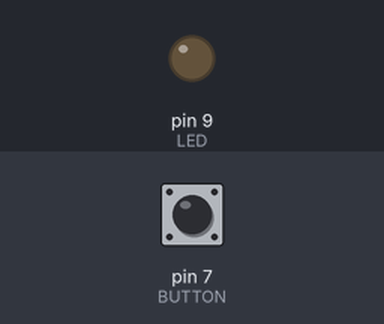
The sketch below on a simulated Arduino Uno, built with avr-gcc and run on an emulated ATmega328P. On the bench: output pins drawn as LEDs (lit = HIGH). The inputs (shaded band) are chosen by the test bench; at power-on: pin 7 (BUTTON) LOW.

Above: at 1.2 s.
1.3 s: pin 7 (BUTTON) pulled HIGH for 1 s
At 1.5 s:
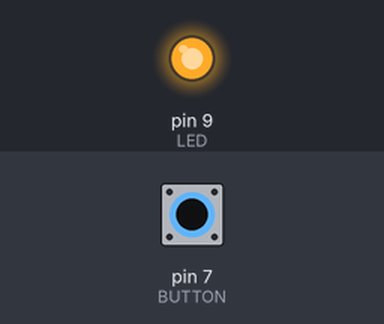
At 3.2 s:
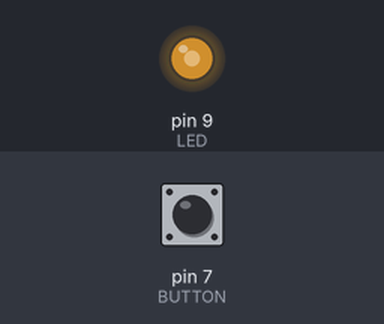
4.3 s: pin 7 (BUTTON) pulled HIGH for 0.15 s
At 5.7 s:
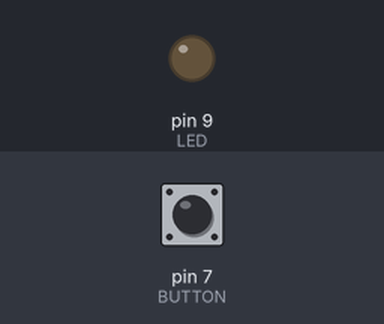
Timing chart, 0 to 7.3 s (numbered marks = the images above; inputs shaded):
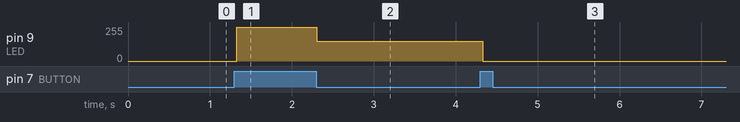

The sketch:

light.ino
```cpp
#define LED 9
#define BUTTON 7

int val = 0;
int oldVal = 0;
int state = 0;
int brightness = 128;
unsigned long startTime = 0;

void setup()
{
	pinMode(LED, OUTPUT);
	pinMode(BUTTON, INPUT);
}

void loop()
{
	val = digitalRead(BUTTON);

	if (val == HIGH && oldVal != val) {
		state = 1 - state;
		startTime = millis();
		delay(30);
	}

	if (val == HIGH && oldVal == val) {
		unsigned long duration = millis() - startTime;
		if (state == 1 && duration > 250) {
			brightness++;
			delay(5);

			if (brightness >= 255) {
				brightness = 0;
			}
		} else {
			brightness = 255;
		}
	}

	oldVal = val;

	if (state == 1) {
		analogWrite(LED, brightness);
	} else {
		analogWrite(LED, 0);
	}
}
```

Measured:
- after the input at 1.3 s, pin 9 (LED): 0/255 → 255/255 at once, → 149/255 0.97 s later
- after the input at 4.3 s, pin 9 (LED): 149/255 → 0/255 at once
